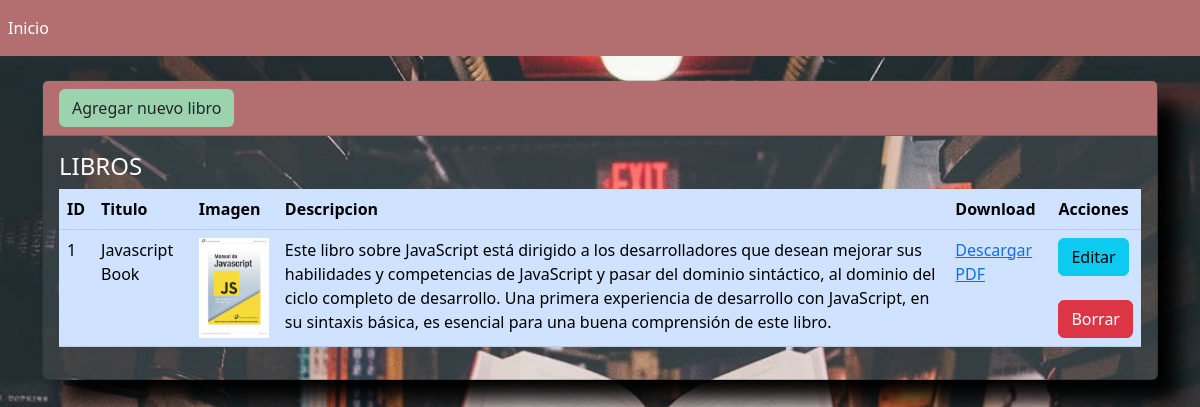
Page /libros/ on the earlier database version.
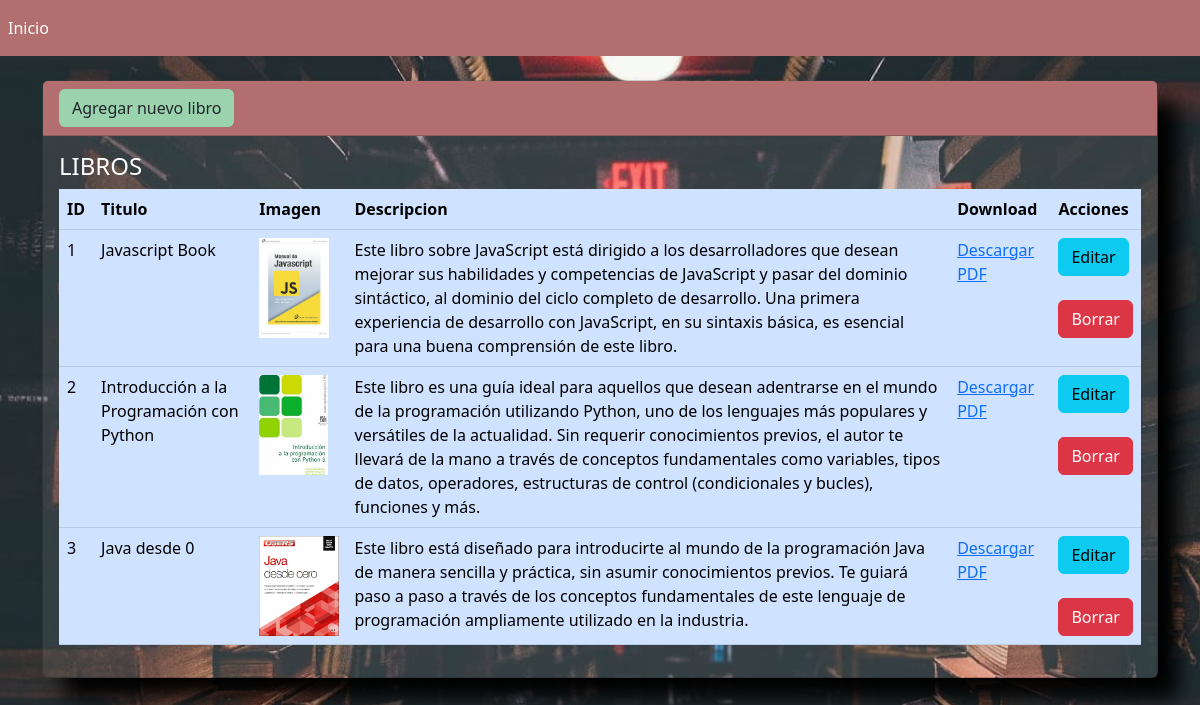
Same page on the later database version.
### biblioteca_app/models.py (models this page shows, shortened)
class Libro(models.Model):
    id = models.AutoField(primary_key=True)
    titulo = models.CharField(max_length=100, verbose_name='Titulo')
    image = models.ImageField(upload_to='imagenes', verbose_name='imagen', null=True)
    upload = models.FileField(upload_to='archivos_pdf')
    description = models.TextField(verbose_name='descripcion', null=True)

### biblioteca_app/views.py (the view)
# urls.py: path('libros/', views.libros, name='libros'),
def libros(request):
    libros = Libro.objects.all()
    return render(request, 'libros/index.html', {'libros': libros})

### biblioteca_app/templates/libros/index.html (shortened to what this page needs)
{% extends "base.html" %}
{% block contenido %}
{% load static %}
<div id="fondo-form" class="card text-white">
    <div class="card-header" style="background-color: #b36f6f">
        <a name="" id="" class="btn" style="background-color: #9bd3ae" href="{% url 'crear' %}" role="button">
            Agregar nuevo libro
        </a>
    </div>
    <div class="card-body">
        <h4 class="card-title">LIBROS</h4>
        <div class="table-responsive">
            <table class="table table-primary">
                <thead>
                    <tr>
                        <th scope="col">ID</th>
                        <th scope="col">Titulo</th>
                        <th scope="col">Imagen</th>
                        <th scope="col">Descripcion</th>
                        <th scope="col">Download</th>
                        <th scope="col">Acciones</th>
                    </tr>
                </thead>
                <tbody>
                    {% for libro in libros %}
                    <tr>
                        <td>{{ libro.id }}</td>
                        <td>{{ libro.titulo }}</td>
                        <td>
                            <img src="{{ libro.image.url }}" height="100"/>
                        </td>
                        <td>{{ libro.description }}</td>
                        <td>
                            <a href="{{ libro.upload.url }}" download="{{ documento.nombre }}">Descargar PDF</a>
                        </td>
                        <td>
                            <div>
                                <a name="" id="" class="btn btn-info" href="{% url 'editar' libro.id %}" role="button">Editar</a>
                            </div>
                            <br>
                            <div>
                                <a name="" id="" class="btn btn-danger" href="{% url 'eliminar' libro.id %}" role="button">Borrar</a>
                            </div>
                        </td>
                    </tr>
                    {% endfor %}
                </tbody>
            </table>
        </div>
    </div>
</div>
{% endblock %}

### biblioteca_app/templates/base.html (shortened to what this page needs)
{% load static %}
<!doctype html>
<html lang="en">
<head>
  <link href="https://cdn.jsdelivr.net/npm/bootstrap@5.2.1/dist/css/bootstrap.min.css" rel="stylesheet"
>
  <link rel="stylesheet" href="{% static 'style.css' %}">
</head>
<body class="base">
  <nav class="navbar navbar-expand navbar-dark" style="background-color: #b36f6f">
    <div class="nav navbar-nav">
      <a class="nav-item nav-link active" href="{% url 'inicio' %}" aria-current="page">Inicio <span class="visually-hidden">(current)</span></a>
    </div>
  </nav>
  <div class="container">
    <div class="row">
      <div class="col-12">
        <br>
        {% block contenido %} {% endblock %}
      </div>
    </div>
  </div>
</body>
</html>

### biblioteca_app/static/style.css (style rules this page uses)
body { background-image: url("/media/imagenes/fondo4.jpeg"); background-attachment: fixed; background-size: cover; }
#fondo-form { background-color: rgba(225,225,225, 0.1); box-shadow: 1.3rem 1.3rem 1.3rem black; }

Differences in the rows shown:
added Libro: id "2", titulo "Introducción a la Programación con Python", image (picture), description "Este libro es una guía ideal para aquellos que desean adentrarse en el mundo de la programación utilizando Python, uno de los lenguajes más populares y versátiles de la actualidad. Sin requerir conocimientos previos, el autor te llevará de la mano a través de conceptos fundamentales como variables, tipos de datos, operadores, estructuras de control (condicionales y bucles), funciones y más."
added Libro: id "3", titulo "Java desde 0", image (picture), description "Este libro está diseñado para introducirte al mundo de la programación Java de manera sencilla y práctica, sin asumir conocimientos previos. Te guiará paso a paso a través de los conceptos fundamentales de este lenguaje de programación ampliamente utilizado en la industria."
